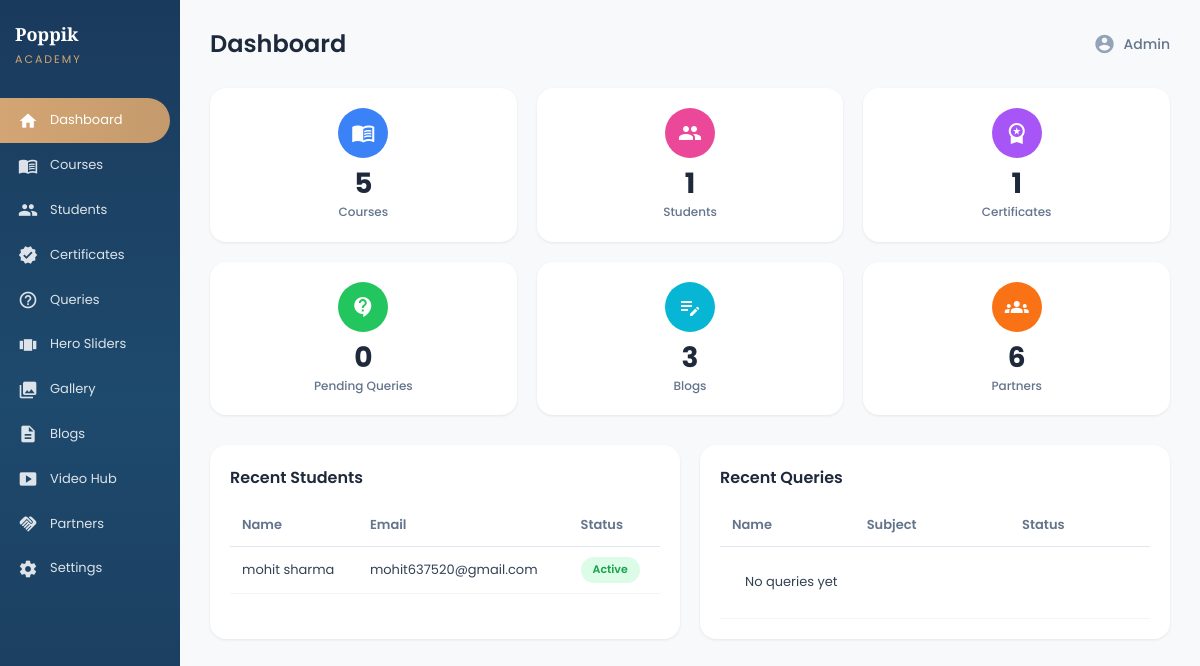
The page /php-admin/index.php on the database its author committed.
### tables this page shows
CREATE TABLE IF NOT EXISTS `students` (
  `id` INT PRIMARY KEY AUTO_INCREMENT,
  `name` VARCHAR(255) NOT NULL,
  `email` VARCHAR(255) NOT NULL,
  `phone` VARCHAR(50),
  `course_id` INT,
  `status` VARCHAR(50) DEFAULT 'Active',
  `created_at` DATETIME DEFAULT CURRENT_TIMESTAMP
);

### php-admin/config.php (called while the page is built, shortened)
<?php
function getStats($pdo) {
    return [
        'courses' => $pdo->query("SELECT COUNT(*) FROM courses")->fetchColumn(),
        'students' => $pdo->query("SELECT COUNT(*) FROM students")->fetchColumn(),
        'certificates' => $pdo->query("SELECT COUNT(*) FROM certificates")->fetchColumn(),
        'queries' => $pdo->query("SELECT COUNT(*) FROM queries WHERE status = 'Pending'")->fetchColumn(),
        'blogs' => $pdo->query("SELECT COUNT(*) FROM blogs")->fetchColumn(),
        'partners' => $pdo->query("SELECT COUNT(*) FROM partners")->fetchColumn()
    ];
}
?>

### php-admin/index.php (the view, shortened to what this page needs)
<?php
require_once 'config.php';
$stats = getStats($pdo);
$recentStudents = $pdo->query("SELECT s.*, c.name as course_name FROM students s LEFT JOIN courses c ON s.course_id = c.id ORDER BY s.created_at DESC LIMIT 5")->fetchAll();
$recentQueries = $pdo->query("SELECT * FROM queries ORDER BY created_at DESC LIMIT 5")->fetchAll();
include 'includes/header.php';
?>
<div class="page-header">
    <h1>Dashboard</h1>
    <div class="admin-info">
        <span class="material-icons">account_circle</span>
        <span>Admin</span>
    </div>
</div>
<div class="stats-grid">
    <div class="stat-card">
        <div class="stat-icon blue">
            <span class="material-icons">menu_book</span>
        </div>
        <div class="stat-count"><?= $stats['courses'] ?></div>
        <div class="stat-label">Courses</div>
    </div>
    <div class="stat-card">
        <div class="stat-icon pink">
            <span class="material-icons">people</span>
        </div>
        <div class="stat-count"><?= $stats['students'] ?></div>
        <div class="stat-label">Students</div>
    </div>
    <div class="stat-card">
        <div class="stat-icon purple">
            <span class="material-icons">workspace_premium</span>
        </div>
        <div class="stat-count"><?= $stats['certificates'] ?></div>
        <div class="stat-label">Certificates</div>
    </div>
    <div class="stat-card">
        <div class="stat-icon green">
            <span class="material-icons">contact_support</span>
        </div>
        <div class="stat-count"><?= $stats['queries'] ?></div>
        <div class="stat-label">Pending Queries</div>
    </div>
    <div class="stat-card">
        <div class="stat-icon cyan">
            <span class="material-icons">edit_note</span>
        </div>
        <div class="stat-count"><?= $stats['blogs'] ?></div>
        <div class="stat-label">Blogs</div>
    </div>
    <div class="stat-card">
        <div class="stat-icon orange">
            <span class="material-icons">groups</span>
        </div>
        <div class="stat-count"><?= $stats['partners'] ?></div>
        <div class="stat-label">Partners</div>
    </div>
</div>
<div class="tables-grid">
    <div class="content-card">
        <h2 class="card-title">Recent Students</h2>
        <table class="data-table">
            <thead>
                <tr>
                    <th>Name</th>
                    <th>Email</th>
                    <th>Status</th>
                </tr>
            </thead>
            <tbody>
                <?php if (empty($recentStudents)): ?>
                    <tr><td colspan="3" class="no-data">No students yet</td></tr>
                <?php else: ?>
                    <?php foreach ($recentStudents as $student): ?>
                        <tr>
                            <td><?= htmlspecialchars($student['name']) ?></td>
                            <td><?= htmlspecialchars($student['email']) ?></td>
                            <td><span class="status-badge <?= strtolower($student['status']) ?>"><?= $student['status'] ?></span></td>
                        </tr>
                    <?php endforeach; ?>
                <?php endif; ?>
            </tbody>
        </table>
    </div>
    <div class="content-card">
        <h2 class="card-title">Recent Queries</h2>
        <table class="data-table">
            <thead>
                <tr>
                    <th>Name</th>
                    <th>Subject</th>
                    <th>Status</th>
                </tr>
            </thead>
            <tbody>
                <?php if (empty($recentQueries)): ?>
                    <tr><td colspan="3" class="no-data">No queries yet</td></tr>
                <?php endif; ?>
            </tbody>
        </table>
    </div>
</div>
<?php include 'includes/footer.php'; ?>

### php-admin/assets/css/admin.css (style rules this page uses)
* { margin: 0; padding: 0; box-sizing: border-box; }
body { font-family: 'Poppins', sans-serif; background: #f8f9fa; color: #1e293b; line-height: 1.6; }
.page-header { display: flex; justify-content: space-between; align-items: center; margin-bottom: 25px; }
.page-header h1 { font-family: 'Poppins', sans-serif; font-size: 24px; font-weight: 600; color: #1e293b; margin: 0; }
.admin-info { display: flex; align-items: center; gap: 8px; color: #64748b; font-size: 14px; font-weight: 500; }
.admin-info .material-icons { font-size: 22px; color: #94a3b8; }
.stats-grid { display: grid; grid-template-columns: repeat(6, 1fr); gap: 20px; margin-bottom: 30px; }
.stat-card { background: #fff; border-radius: 16px; padding: 20px 15px; text-align: center; box-shadow: 0 1px 3px rgba(0, 0, 0, 0.08); transition: transform 0.3s ease, box-shadow 0.3s ease; }
.stat-icon { width: 50px; height: 50px; border-radius: 50%; display: flex; align-items: center; justify-content: center; margin: 0 auto 12px; }
.stat-icon .material-icons { font-size: 24px; color: #fff; }
.stat-icon.blue { background: #3b82f6; }
.stat-icon.pink { background: #ec4899; }
.stat-icon.purple { background: #a855f7; }
.stat-icon.green { background: #22c55e; }
.stat-icon.cyan { background: #06b6d4; }
.stat-icon.orange { background: #f97316; }
.stat-count { font-size: 28px; font-weight: 700; color: #1e293b; margin-bottom: 4px; line-height: 1; }
.stat-label { font-size: 12px; color: #64748b; font-weight: 500; }
.tables-grid { display: grid; grid-template-columns: repeat(2, 1fr); gap: 20px; }
.content-card { background: #fff; border-radius: 16px; padding: 20px; box-shadow: 0 1px 3px rgba(0, 0, 0, 0.08); }
.card-title { font-family: 'Poppins', sans-serif; font-size: 16px; font-weight: 600; color: #1e293b; margin: 0 0 15px; }
.data-table { width: 100%; border-collapse: collapse; }
.data-table th, .data-table td { text-align: left; padding: 10px 12px; font-size: 13px; }
.data-table th { color: #64748b; font-weight: 600; border-bottom: 1px solid #e2e8f0; }
.data-table td { color: #334155; border-bottom: 1px solid #f1f5f9; }
.status-badge { display: inline-block; padding: 4px 12px; border-radius: 20px; font-size: 11px; font-weight: 600; text-transform: capitalize; }
.status-badge.active, .status-badge.issued { background: #dcfce7; color: #16a34a; }
.no-data { text-align: center; color: #94a3b8; padding: 25px !important; font-size: 13px; }
@media (max-width: 1200px) { .stats-grid { grid-template-columns: repeat(3, 1fr); } }

### rows shown on the page
students: name "mohit sharma", email "mohit637520@gmail.com", status "Active"

### other values the page prints
$stats['courses'] "5"
$stats['students'] "1"
$stats['certificates'] "1"
$stats['queries'] "0"
$stats['blogs'] "3"
$stats['partners'] "6"
